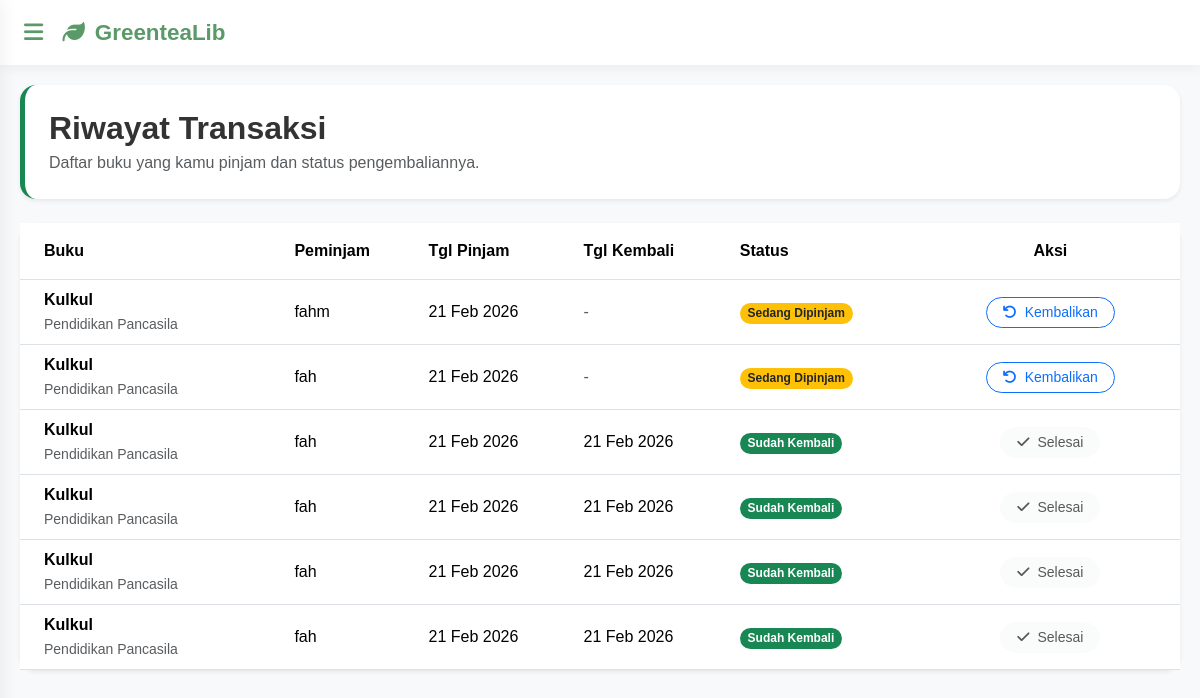
Page /Views/Transaksi.php (signed in) on the committed database.
### tables this page shows
CREATE TABLE `transaksi` (
  `id` int(11) NOT NULL,
  `id_user` int(11) NOT NULL,
  `id_buku` int(11) NOT NULL,
  `tgl_pinjam` date NOT NULL,
  `tgl_kembali` date DEFAULT NULL,
  `status` enum('dipinjam','kembali') DEFAULT 'dipinjam'
);

CREATE TABLE `buku` (
  `id` int(11) NOT NULL,
  `judul` varchar(255) NOT NULL,
  `kategori` enum('Matematika','Bahasa Indonesia','Bahasa Inggris','Pendidikan Agama Islam','Bahasa Sunda','Sejarah','Pendidikan Pancasila','Wirausaha','Akutansi') DEFAULT NULL,
  `stok` int(11) DEFAULT 0
);

CREATE TABLE `users` (
  `id` int(11) NOT NULL,
  `username` varchar(50) NOT NULL,
  `password` varchar(255) NOT NULL,
  `role` enum('admin','user') NOT NULL DEFAULT 'user'
);

### Controllers/C_Transaksi.php (called while the page is built, shortened)
<?php
include_once '../Models/M_Transaksi.php';
$tran = new M_Transaksi();
try {
    if (!empty($_GET['aksi'])) {
        if ($_GET['aksi'] == 'pinjam') {
            $id_user = $_SESSION['id_user'];
            $id_buku = $_GET['id_buku'];
            $simpan = $tran->ADD_PINJAM($id_user, $id_buku);
            if ($simpan) {
                echo "<script>
                    alert('Buku Berhasil Dipinjam!');
                    window.location='../Views/Transaksi.php';
                </script>";
            } else {
                echo "<script>alert('Gagal Pinjam! Stok Habis atau Sistem Error'); window.location='../Views/V_KatalogBuku.php';</script>";
            }
        }
        elseif ($_GET['aksi'] == 'kembali') {
            $id_transaksi = $_GET['id'];
            $update = $tran->KEMBALIKAN_BUKU($id_transaksi);
            if ($update) {
                echo "
                <script>
                    alert('Buku Telah Dikembalikan!');
                    window.location='../Views/Transaksi.php';
                </script>";
            }
        }
    } else {
        $trans = $tran->SHOW_TRANSAKSI();
        include_once '../Views/Transaksi.php';
    }
} catch (Exception $e) {
    echo "Error: " . $e->getMessage();
}

### Models/M_Connect.php (called while the page is built, shortened)
<?php
class M_Connect
{
	private $host = "localhost",
	$username = "root",
	$pass = "",
	$db = "aqxua_lib";
	function __construct()
	{
		$this->connect = mysqli_connect($this->host, $this->username, $this->pass, $this->db);
		if ($this->connect)
		{
			return $this->connect;
		}else{
			echo mysqli_connect_error();
		}
	}
}

### Models/M_Transaksi.php (called while the page is built, shortened)
<?php
include_once 'M_Connect.php';
class M_Transaksi{
    public function SHOW_TRANSAKSI(){
        $conn = new M_Connect();
        $sql = "SELECT
                transaksi.*,
                users.username,
                buku.judul,
                buku.kategori
            FROM transaksi
            JOIN users ON transaksi.id_user = users.id
            JOIN buku ON transaksi.id_buku = buku.id
            ORDER BY transaksi.id DESC";
        $post = mysqli_query($conn->connect, $sql);
        $result = [];
        if($post->num_rows > 0){
            while ($data = mysqli_fetch_object($post)){
                $result[] = $data;
            }
        }
        return $result;
    }
}

### Views/Transaksi.php (the view, shortened to what this page needs)
<?php
    include_once '../Controllers/C_Transaksi.php';
    include_once 'HEADER.php';
?>
<div class="row mb-4">
    <div class="col-12">
        <div class="p-4 rounded-4 shadow-sm bg-white border-start border-success border-5">
            <h2 class="fw-bold mb-1">Riwayat Transaksi</h2>
            <p class="text-muted mb-0">Daftar buku yang kamu pinjam dan status pengembaliannya.</p>
        </div>
    </div>
</div>
<div class="card border-0 shadow-sm rounded-4">
    <div class="card-body p-0">
        <div class="table-responsive">
            <table class="table table-hover align-middle mb-0">
                <thead class="bg-light">
                    <tr>
                        <th class="px-4 py-3">Buku</th>
                        <th class="py-3">Peminjam</th>
                        <th class="py-3">Tgl Pinjam</th>
                        <th class="py-3">Tgl Kembali</th>
                        <th class="py-3">Status</th>
                        <th class="px-4 py-3 text-center">Aksi</th>
                    </tr>
                </thead>
                <tbody>
                    <?php if (!empty($trans)) : ?>
                        <?php foreach ($trans as $tr) : ?>
                            <tr>
                                <td class="px-4">
                                    <div class="fw-bold"><?= $tr->judul ?></div>
                                    <small class="text-muted"><?= $tr->kategori ?></small>
                                </td>
                                <td><?= $tr->username ?></td>
                                <td><?= date('d M Y', strtotime($tr->tgl_pinjam)) ?></td>
                                <td>
                                    <?= ($tr->tgl_kembali) ? date('d M Y', strtotime($tr->tgl_kembali)) : '<span class="text-muted">-</span>' ?>
                                </td>
                                <td>
                                    <?php if ($tr->status == 'dipinjam') : ?>
                                        <span class="badge rounded-pill bg-warning text-dark">Sedang Dipinjam</span>
                                    <?php else : ?>
                                        <span class="badge rounded-pill bg-success">Sudah Kembali</span>
                                    <?php endif; ?>
                                </td>
                                <td class="px-4 text-center">
                                    <?php if ($tr->status == 'dipinjam') : ?>
                                        <a href="../Controllers/C_Transaksi.php?aksi=kembali&id=<?= $tr->id ?>"
                                           class="btn btn-outline-primary btn-sm rounded-pill px-3"
                                           onclick="return confirm('Apakah kamu ingin mengembalikan buku ini?')">
                                            <i class="fas fa-undo me-1"></i> Kembalikan
                                        </a>
                                    <?php else : ?>
                                        <button class="btn btn-light btn-sm rounded-pill px-3" disabled>
                                            <i class="fas fa-check me-1"></i> Selesai
                                        </button>
                                    <?php endif; ?>
                                </td>
                            </tr>
                        <?php endforeach; ?>
                    <?php endif; ?>
                </tbody>
            </table>
        </div>
    </div>
</div>
<?php include_once 'FOOTER.php'; ?>

### Views/HEADER.php (shortened to what this page needs)
<!DOCTYPE html>
<html lang="en">
    <head>
        <link rel="stylesheet" href="../assets/src/bootstrap/css/bootstrap.min.css">
        <link href="../assets/src/icons/css/all.min.css" rel="stylesheet">
    </head>
    <body>
		<header class="topbar">
		    <label for="toggleSidebar" class="hamburger"><i class="fas fa-bars"></i></label>
		    <div class="brand">
                <i class="fas fa-leaf"></i> GreenteaLib
            </div>
		</header>
        <div class="content-area">

### Views/FOOTER.php (shortened to what this page needs)
    <br>
    </body>
</html>

### Views/HEADER.php (style rules this page uses)
:root { --green-tea: #5B9A68; --green-tea-dark: #388E3C; --green-tea-soft: #F1F8E9; --text-dark: #333333; --white: #ffffff; }
body { margin: 0; font-family: 'Poppins', sans-serif; background: #f8f9fa; color: var(--text-dark); }
.topbar { height: 65px; background: var(--white); color: var(--green-tea); display: flex; align-items: center; padding: 0 1.5rem; position: fixed; top: 0; left: 0; right: 0; z-index: 1000; box-shadow: 0 4px 12px rgba(0,0,0,0.05); }
.hamburger { font-size: 22px; cursor: pointer; margin-right: 1.2rem; user-select: none; transition: 0.3s; }
.brand { font-weight: 700; font-size: 1.4rem; display: flex; align-items: center; gap: 10px; }
.content-area { padding-top: 85px; padding-left: 20px; padding-right: 20px; }

### rows in the picture
transaksi: id_buku.judul "Kulkul", id_buku.kategori "Pendidikan Pancasila", id_user.username "fahm", tgl_pinjam "21 Feb 2026", status "Sedang Dipinjam"
transaksi: id_buku.judul "Kulkul", id_buku.kategori "Pendidikan Pancasila", id_user.username "fah", tgl_pinjam "21 Feb 2026", status "Sedang Dipinjam"
transaksi: id_buku.judul "Kulkul", id_buku.kategori "Pendidikan Pancasila", id_user.username "fah", tgl_pinjam "21 Feb 2026", tgl_kembali "21 Feb 2026", status "Sudah Kembali"
transaksi: id_buku.judul "Kulkul", id_buku.kategori "Pendidikan Pancasila", id_user.username "fah", tgl_pinjam "21 Feb 2026", tgl_kembali "21 Feb 2026", status "Sudah Kembali"
transaksi: id_buku.judul "Kulkul", id_buku.kategori "Pendidikan Pancasila", id_user.username "fah", tgl_pinjam "21 Feb 2026", tgl_kembali "21 Feb 2026", status "Sudah Kembali"
transaksi: id_buku.judul "Kulkul", id_buku.kategori "Pendidikan Pancasila", id_user.username "fah", tgl_pinjam "21 Feb 2026", tgl_kembali "21 Feb 2026", status "Sudah Kembali"
